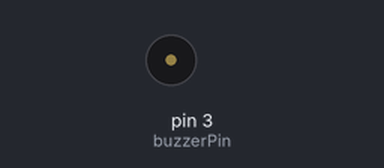
The sketch below on a simulated Arduino Uno, built with avr-gcc and run on an emulated ATmega328P. On the bench: buzzer (waves = sounding).

Above: at 1.4 s.
At 4.67 s:
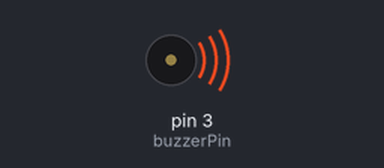
Timing chart, 0 to 5.2 s (numbered marks = the images above):
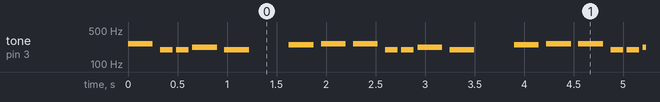

Measured:
- by itself, tone on pin 3 (buzzerPin): repeats every 2.3 s: silent 0.08 s, 2 × (196 Hz 0.13 s, silent 0.04 s), 220 Hz 0.25 s, silent 0.08 s, 196 Hz 0.25 s, silent 0.40 s, 247 Hz 0.25 s, 2 × (silent 0.08 s, 262 Hz 0.25 s)

The sketch:

buzzer.ino
```cpp
#define NUM_NOTES 8

int buzzerPin = 3;

int melody[NUM_NOTES] = {
   262, 196, 196, 220, 196, 0, 247, 262
};

int noteDurations[NUM_NOTES] = {
   4, 8, 8, 4, 4, 4, 4, 4
};

void setup() {
}

void loop() {
   for(int noteId = 0; noteId < NUM_NOTES; noteId++){
      int noteDuration = 1000/ noteDurations[noteId];
      tone(buzzerPin, melody[noteId], noteDuration);

      int pauseBetweenNotes = noteDuration* 1.3;
      delay(pauseBetweenNotes);
      noTone(buzzerPin);
   }
}
```
